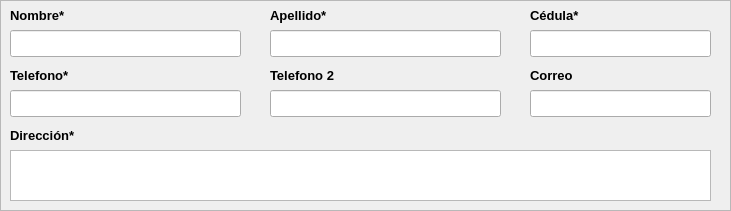
   <widget class="QFrame" name="frame_2">
    <property name="geometry">
     <rect>
      <x>20</x>
      <y>360</y>
      <width>731</width>
      <height>211</height>
     </rect>
    </property>
    <property name="frameShape">
     <enum>QFrame::StyledPanel</enum>
    </property>
    <property name="frameShadow">
     <enum>QFrame::Raised</enum>
    </property>
    <widget class="QLabel" name="label_15">
     <property name="geometry">
      <rect>
       <x>10</x>
       <y>0</y>
       <width>81</width>
       <height>31</height>
      </rect>
     </property>
     <property name="text">
      <string>&lt;!DOCTYPE HTML PUBLIC &quot;-//W3C//DTD HTML 4.0//EN&quot; &quot;http://www.w3.org/TR/REC-html40/strict.dtd&quot;&gt;
&lt;html&gt;&lt;head&gt;&lt;meta name=&quot;qrichtext&quot; content=&quot;1&quot; /&gt;&lt;style type=&quot;text/css&quot;&gt;
p, li { white-space: pre-wrap; }
&lt;/style&gt;&lt;/head&gt;&lt;body style=&quot; font-family:'Ubuntu'; font-size:11pt; font-weight:400; font-style:normal;&quot;&gt;
&lt;p style=&quot; margin-top:0px; margin-bottom:0px; margin-left:0px; margin-right:0px; -qt-block-indent:0; text-indent:0px;&quot;&gt;&lt;span style=&quot; font-size:10pt; font-weight:600; color:#000000;&quot;&gt;Nombre*&lt;/span&gt;&lt;/p&gt;&lt;/body&gt;&lt;/html&gt;</string>
     </property>
    </widget>
    <widget class="QLineEdit" name="txtNombre">
     <property name="geometry">
      <rect>
       <x>10</x>
       <y>30</y>
       <width>231</width>
       <height>27</height>
      </rect>
     </property>
    </widget>
    <widget class="QLabel" name="label_8">
     <property name="geometry">
      <rect>
       <x>270</x>
       <y>0</y>
       <width>71</width>
       <height>31</height>
      </rect>
     </property>
     <property name="text">
      <string>&lt;!DOCTYPE HTML PUBLIC &quot;-//W3C//DTD HTML 4.0//EN&quot; &quot;http://www.w3.org/TR/REC-html40/strict.dtd&quot;&gt;
&lt;html&gt;&lt;head&gt;&lt;meta name=&quot;qrichtext&quot; content=&quot;1&quot; /&gt;&lt;style type=&quot;text/css&quot;&gt;
p, li { white-space: pre-wrap; }
&lt;/style&gt;&lt;/head&gt;&lt;body style=&quot; font-family:'Ubuntu'; font-size:11pt; font-weight:400; font-style:normal;&quot;&gt;
&lt;p style=&quot; margin-top:0px; margin-bottom:0px; margin-left:0px; margin-right:0px; -qt-block-indent:0; text-indent:0px;&quot;&gt;&lt;span style=&quot; font-size:10pt; font-weight:600; color:#000000;&quot;&gt;Apellido*&lt;/span&gt;&lt;/p&gt;&lt;/body&gt;&lt;/html&gt;</string>
     </property>
    </widget>
    <widget class="QLineEdit" name="txtApellido">
     <property name="geometry">
      <rect>
       <x>270</x>
       <y>30</y>
       <width>231</width>
       <height>27</height>
      </rect>
     </property>
    </widget>
    <widget class="QLineEdit" name="txtCedula">
     <property name="geometry">
      <rect>
       <x>530</x>
       <y>30</y>
       <width>181</width>
       <height>27</height>
      </rect>
     </property>
     <property name="inputMethodHints">
      <set>Qt::ImhHiddenText</set>
     </property>
    </widget>
    <widget class="QLabel" name="label_12">
     <property name="geometry">
      <rect>
       <x>530</x>
       <y>0</y>
       <width>61</width>
       <height>31</height>
      </rect>
     </property>
     <property name="text">
      <string>&lt;!DOCTYPE HTML PUBLIC &quot;-//W3C//DTD HTML 4.0//EN&quot; &quot;http://www.w3.org/TR/REC-html40/strict.dtd&quot;&gt;
&lt;html&gt;&lt;head&gt;&lt;meta name=&quot;qrichtext&quot; content=&quot;1&quot; /&gt;&lt;style type=&quot;text/css&quot;&gt;
p, li { white-space: pre-wrap; }
&lt;/style&gt;&lt;/head&gt;&lt;body style=&quot; font-family:'Ubuntu'; font-size:11pt; font-weight:400; font-style:normal;&quot;&gt;
&lt;p style=&quot; margin-top:0px; margin-bottom:0px; margin-left:0px; margin-right:0px; -qt-block-indent:0; text-indent:0px;&quot;&gt;&lt;span style=&quot; font-size:10pt; font-weight:600; color:#000000;&quot;&gt;Cédula*&lt;/span&gt;&lt;/p&gt;&lt;/body&gt;&lt;/html&gt;</string>
     </property>
    </widget>
    <widget class="QLabel" name="label_9">
     <property name="geometry">
      <rect>
       <x>10</x>
       <y>60</y>
       <width>71</width>
       <height>31</height>
      </rect>
     </property>
     <property name="text">
      <string>&lt;!DOCTYPE HTML PUBLIC &quot;-//W3C//DTD HTML 4.0//EN&quot; &quot;http://www.w3.org/TR/REC-html40/strict.dtd&quot;&gt;
&lt;html&gt;&lt;head&gt;&lt;meta name=&quot;qrichtext&quot; content=&quot;1&quot; /&gt;&lt;style type=&quot;text/css&quot;&gt;
p, li { white-space: pre-wrap; }
&lt;/style&gt;&lt;/head&gt;&lt;body style=&quot; font-family:'Ubuntu'; font-size:11pt; font-weight:400; font-style:normal;&quot;&gt;
&lt;p style=&quot; margin-top:0px; margin-bottom:0px; margin-left:0px; margin-right:0px; -qt-block-indent:0; text-indent:0px;&quot;&gt;&lt;span style=&quot; font-size:10pt; font-weight:600; color:#000000;&quot;&gt;Telefono*&lt;/span&gt;&lt;/p&gt;&lt;/body&gt;&lt;/html&gt;</string>
     </property>
    </widget>
    <widget class="QLabel" name="label_13">
     <property name="geometry">
      <rect>
       <x>270</x>
       <y>60</y>
       <width>231</width>
       <height>31</height>
      </rect>
     </property>
     <property name="text">
      <string>&lt;!DOCTYPE HTML PUBLIC &quot;-//W3C//DTD HTML 4.0//EN&quot; &quot;http://www.w3.org/TR/REC-html40/strict.dtd&quot;&gt;
&lt;html&gt;&lt;head&gt;&lt;meta name=&quot;qrichtext&quot; content=&quot;1&quot; /&gt;&lt;style type=&quot;text/css&quot;&gt;
p, li { white-space: pre-wrap; }
&lt;/style&gt;&lt;/head&gt;&lt;body style=&quot; font-family:'Sans'; font-size:10pt; font-weight:400; font-style:normal;&quot;&gt;
&lt;p style=&quot; margin-top:0px; margin-bottom:0px; margin-left:0px; margin-right:0px; -qt-block-indent:0; text-indent:0px;&quot;&gt;&lt;span style=&quot; font-family:'Ubuntu'; font-weight:600; color:#000000;&quot;&gt;Telefono 2&lt;/span&gt;&lt;/p&gt;&lt;/body&gt;&lt;/html&gt;</string>
     </property>
    </widget>
    <widget class="QLabel" name="label_10">
     <property name="geometry">
      <rect>
       <x>530</x>
       <y>60</y>
       <width>51</width>
       <height>31</height>
      </rect>
     </property>
     <property name="text">
      <string>&lt;!DOCTYPE HTML PUBLIC &quot;-//W3C//DTD HTML 4.0//EN&quot; &quot;http://www.w3.org/TR/REC-html40/strict.dtd&quot;&gt;
&lt;html&gt;&lt;head&gt;&lt;meta name=&quot;qrichtext&quot; content=&quot;1&quot; /&gt;&lt;style type=&quot;text/css&quot;&gt;
p, li { white-space: pre-wrap; }
&lt;/style&gt;&lt;/head&gt;&lt;body style=&quot; font-family:'Sans'; font-size:10pt; font-weight:400; font-style:normal;&quot;&gt;
&lt;p style=&quot; margin-top:0px; margin-bottom:0px; margin-left:0px; margin-right:0px; -qt-block-indent:0; text-indent:0px;&quot;&gt;&lt;span style=&quot; font-family:'Ubuntu'; font-weight:600; color:#000000;&quot;&gt;Correo&lt;/span&gt;&lt;/p&gt;&lt;/body&gt;&lt;/html&gt;</string>
     </property>
    </widget>
    <widget class="QLineEdit" name="txtTelefono">
     <property name="geometry">
      <rect>
       <x>10</x>
       <y>90</y>
       <width>231</width>
       <height>27</height>
      </rect>
     </property>
    </widget>
    <widget class="QLineEdit" name="txtTelefono2">
     <property name="geometry">
      <rect>
       <x>270</x>
       <y>90</y>
       <width>231</width>
       <height>27</height>
      </rect>
     </property>
    </widget>
    <widget class="QLineEdit" name="txtCorreo">
     <property name="geometry">
      <rect>
       <x>530</x>
       <y>90</y>
       <width>181</width>
       <height>27</height>
      </rect>
     </property>
    </widget>
    <widget class="QLabel" name="label_11">
     <property name="geometry">
      <rect>
       <x>10</x>
       <y>120</y>
       <width>81</width>
       <height>31</height>
      </rect>
     </property>
     <property name="text">
      <string>&lt;!DOCTYPE HTML PUBLIC &quot;-//W3C//DTD HTML 4.0//EN&quot; &quot;http://www.w3.org/TR/REC-html40/strict.dtd&quot;&gt;
&lt;html&gt;&lt;head&gt;&lt;meta name=&quot;qrichtext&quot; content=&quot;1&quot; /&gt;&lt;style type=&quot;text/css&quot;&gt;
p, li { white-space: pre-wrap; }
&lt;/style&gt;&lt;/head&gt;&lt;body style=&quot; font-family:'Ubuntu'; font-size:11pt; font-weight:400; font-style:normal;&quot;&gt;
&lt;p style=&quot; margin-top:0px; margin-bottom:0px; margin-left:0px; margin-right:0px; -qt-block-indent:0; text-indent:0px;&quot;&gt;&lt;span style=&quot; font-size:10pt; font-weight:600; color:#000000;&quot;&gt;Dirección*&lt;/span&gt;&lt;/p&gt;&lt;/body&gt;&lt;/html&gt;</string>
     </property>
    </widget>
    <widget class="QTextEdit" name="textDireccionPersona">
     <property name="geometry">
      <rect>
       <x>10</x>
       <y>150</y>
       <width>701</width>
       <height>51</height>
      </rect>
     </property>
    </widget>
    <widget class="QLabel" name="lblErrorVApellido">
     <property name="geometry">
      <rect>
       <x>330</x>
       <y>10</y>
       <width>141</width>
       <height>20</height>
      </rect>
     </property>
     <property name="font">
      <font>
       <pointsize>10</pointsize>
      </font>
     </property>
     <property name="styleSheet">
      <string notr="true">color: red;</string>
     </property>
     <property name="text">
      <string/>
     </property>
     <property name="textFormat">
      <enum>Qt::RichText</enum>
     </property>
    </widget>
    <widget class="QLabel" name="lblErrorVCedula">
     <property name="geometry">
      <rect>
       <x>580</x>
       <y>10</y>
       <width>141</width>
       <height>20</height>
      </rect>
     </property>
     <property name="font">
      <font>
       <pointsize>10</pointsize>
      </font>
     </property>
     <property name="styleSheet">
      <string notr="true">color: red;</string>
     </property>
     <property name="text">
      <string/>
     </property>
     <property name="textFormat">
      <enum>Qt::RichText</enum>
     </property>
    </widget>
    <widget class="QLabel" name="lblErrorVTlf">
     <property name="geometry">
      <rect>
       <x>80</x>
       <y>70</y>
       <width>141</width>
       <height>20</height>
      </rect>
     </property>
     <property name="font">
      <font>
       <pointsize>10</pointsize>
      </font>
     </property>
     <property name="styleSheet">
      <string notr="true">color: red;</string>
     </property>
     <property name="text">
      <string/>
     </property>
     <property name="textFormat">
      <enum>Qt::RichText</enum>
     </property>
    </widget>
    <widget class="QLabel" name="lblErrorVDireccion">
     <property name="geometry">
      <rect>
       <x>80</x>
       <y>130</y>
       <width>141</width>
       <height>20</height>
      </rect>
     </property>
     <property name="font">
      <font>
       <pointsize>10</pointsize>
      </font>
     </property>
     <property name="styleSheet">
      <string notr="true">color: red;</string>
     </property>
     <property name="text">
      <string/>
     </property>
     <property name="textFormat">
      <enum>Qt::RichText</enum>
     </property>
    </widget>
    <widget class="QLabel" name="lblErrorVNombre">
     <property name="geometry">
      <rect>
       <x>70</x>
       <y>10</y>
       <width>141</width>
       <height>20</height>
      </rect>
     </property>
     <property name="font">
      <font>
       <pointsize>10</pointsize>
      </font>
     </property>
     <property name="styleSheet">
      <string notr="true">color: red;</string>
     </property>
     <property name="text">
      <string/>
     </property>
     <property name="textFormat">
      <enum>Qt::RichText</enum>
     </property>
    </widget>
    <widget class="QLabel" name="lblErrorVCorreo">
     <property name="geometry">
      <rect>
       <x>580</x>
       <y>70</y>
       <width>141</width>
       <height>20</height>
      </rect>
     </property>
     <property name="font">
      <font>
       <pointsize>10</pointsize>
      </font>
     </property>
     <property name="styleSheet">
      <string notr="true">color: red;</string>
     </property>
     <property name="text">
      <string/>
     </property>
     <property name="textFormat">
      <enum>Qt::RichText</enum>
     </property>
    </widget>
   </widget>
